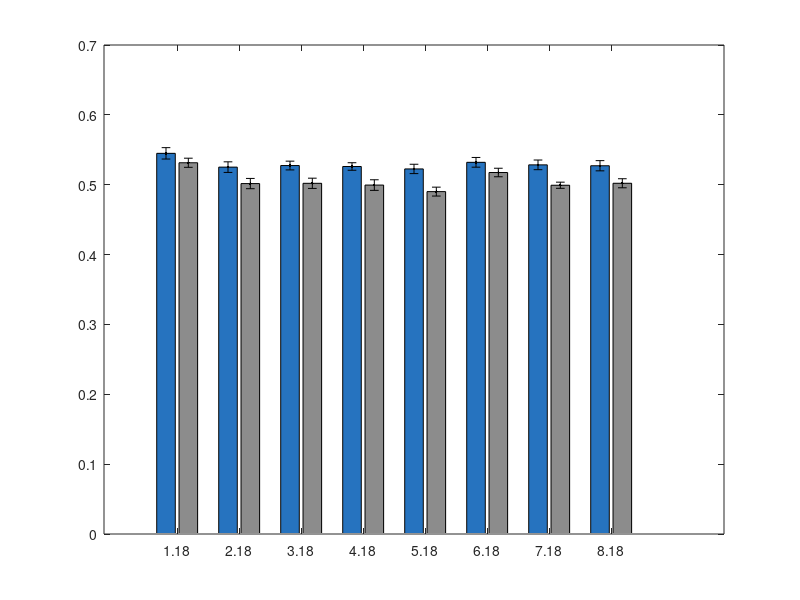

Here is the MATLAB script that generated this plot: (Note: this script raises an error after producing the figure.)
load('results4pres2.mat')

useRois = [2 4 5 9 10];
useRois = 1:8;

accuracy_between = accuracy_between(useRois,:);
accuracy_within = accuracy_within(useRois,:);

accuracy_within_mean = mean(accuracy_within,2);
accuracy_between_mean = mean(accuracy_between,2);

accuracy_within_sem = std(accuracy_within,0,2)/sqrt(30);
accuracy_between_sem = std(accuracy_between,0,2)/sqrt(30);

figure('color',[1 1 1])
for i = 1:numel(useRois)
    
    % within context
    [~,pWithin(i),~,~] = ttest(accuracy_within(i,:)-0.5,0,'Tail','right');
    
    % between context
    [~,pBetween(i),~,~] = ttest(accuracy_between(i,:)-0.5,0,'Tail','right');
    
end

bar(1:8,accuracy_within_mean,'facecolor',[0.15 0.45 0.75],'barwidth',0.3),hold on
errorbar(1:8,accuracy_within_mean,accuracy_within_sem,'k.')
    
bar(1.36:8.36,accuracy_between_mean,'facecolor',[0.55 0.55 0.55],'barwidth',0.3)
errorbar(1.36:8.36,accuracy_between_mean,accuracy_between_sem,'k.')

set(gca,'xtick',1.18:8.18,'xticklabels',{'Lingual','lHPC','rHPC','ACC','rIns','vmPFC','pOFC','aOFC'},'fontsize',18)
% title(roiNamesTrue{r},'fontsize',18)
plot(0.5:0.01:50,0.5*ones(length([0.5:0.01:50]),1),'color',[0 0 0],'linestyle','--','linewidth',2)
ylim([0.46 0.58]),xlim([0.5 8.8]),xtickangle(45)
ylabel('Classification accuracy')
